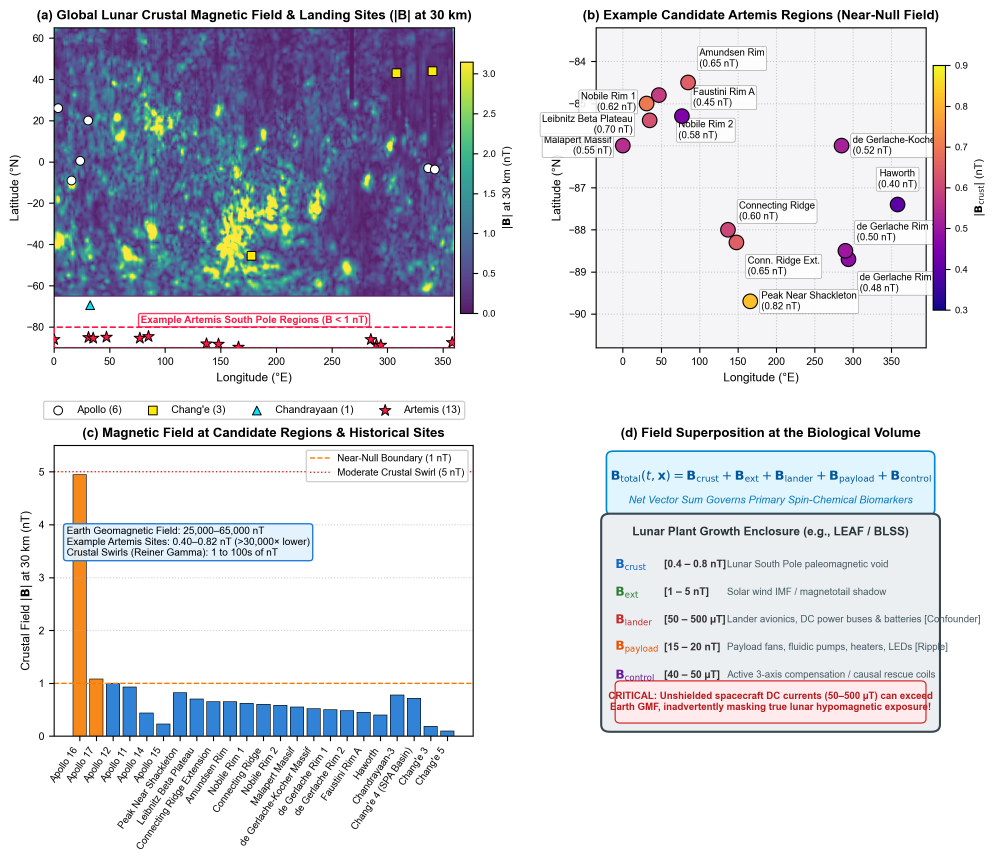
#> input picture figures/Fig1_lunar_magnetic_environment_montage.png, 2987 x 2585 px (shown at 1/3 size)
$ python export_presentation_subpanels.py
#> lines starting #> are read from the running program, lines starting #| are printed output that depends on the picture
#!/usr/bin/env python3
"""
scripts/export_presentation_subpanels.py

Decomposes Figures 1-5 and the Graphical Abstract into 23 standalone,
high-resolution (300 DPI) subpanel images saved to `presentation/assets/subpanels/`.
These individual graphics allow the PowerPoint deck generator (`build_presentation_deck.py`)
to reconstruct each figure montage with fully separable, repositionable components and
native editable typography.

Usage:
    .venv/bin/python scripts/export_presentation_subpanels.py
"""

import os
import sys
from pathlib import Path

# Ensure cache directory is writable
os.environ['MPLCONFIGDIR'] = '/tmp/matplotlib_cache'

import numpy as np
import pandas as pd
import matplotlib as mpl
import matplotlib.pyplot as plt
import matplotlib.patches as patches

mpl.rcParams.update({
    'font.family': 'sans-serif',
    'font.sans-serif': ['Arial', 'Helvetica', 'DejaVu Sans'],
    'font.size': 8.5,
    'axes.labelsize': 9.0,
    'axes.titlesize': 10.0,
    'xtick.labelsize': 8.0,
    'ytick.labelsize': 8.0,
    'legend.fontsize': 8.0,
    'mathtext.fontset': 'dejavusans'
})

REPO_ROOT = Path(__file__).resolve().parent.parent
DATA_DIR = REPO_ROOT / 'data'
OUT_DIR = REPO_ROOT / 'presentation' / 'assets' / 'subpanels'
OUT_DIR.mkdir(parents=True, exist_ok=True)

# ---------------------------------------------------------------------------
# Figure 1 Subpanels
# ---------------------------------------------------------------------------
def export_fig1_subpanels():
    print("Exporting Figure 1 subpanels from master high-res planetary montage...")
    from PIL import Image

    fig1_path = REPO_ROOT / 'figures' / 'Fig1_lunar_magnetic_environment_montage.png'
    if fig1_path.exists():
        im = Image.open(fig1_path)
#> im is the input picture: PIL image 2987x2585 RGBA; mean R, G, B, A 217.7, 218.1, 225, 255
        w, h = im.size
#> w = 2987; h = 2585
        # Fig 1a: Near side (Panel a)
        p_a = im.crop((0, 0, 1300, 1300))
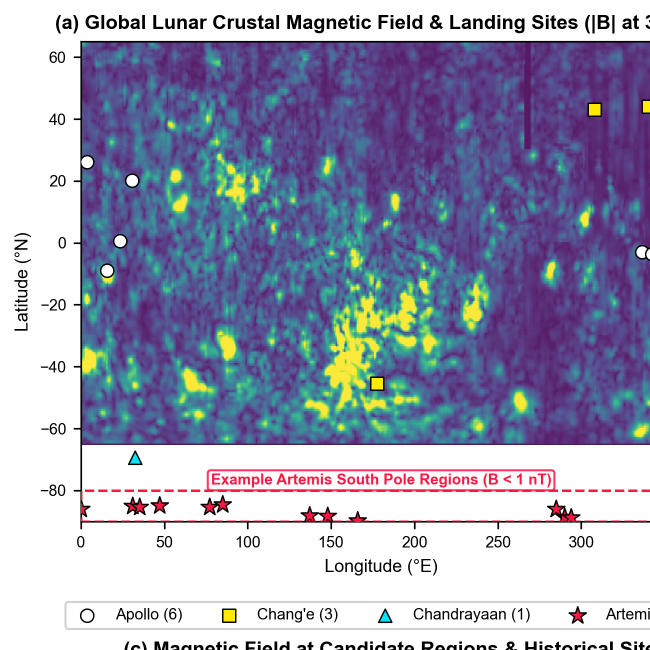
#> p_a: PIL image 1300x1300 RGBA (shown at 1/2 size); mean R, G, B, A 156.7, 157.7, 181.4, 255
        p_a.save(OUT_DIR / 'Fig1a_global_map.png', dpi=(300, 300))

        # Fig 1b: Far side (Panel b)
        p_b = im.crop((1300, 0, w, 1300))
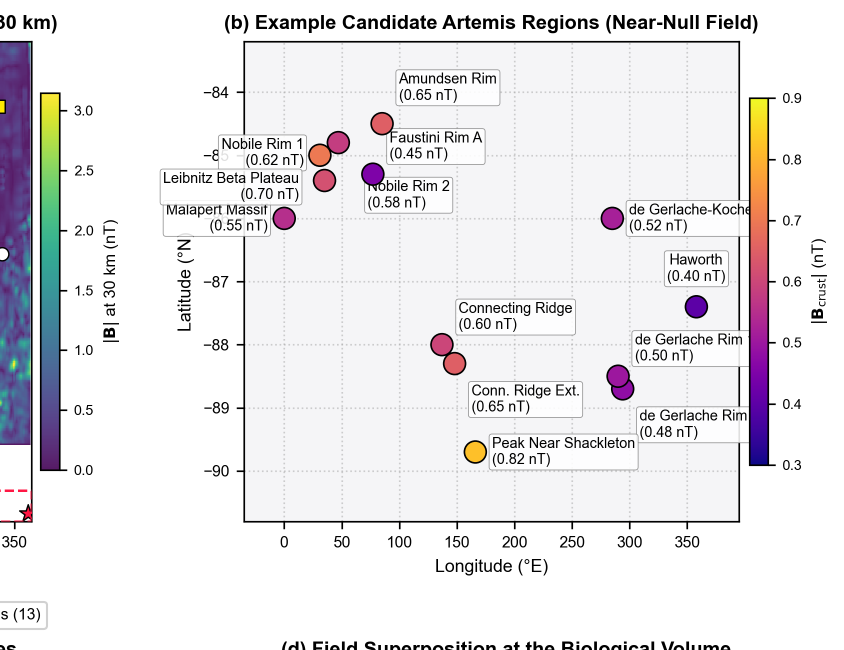
#> p_b: PIL image 1687x1300 RGBA (shown at 1/2 size); mean R, G, B, A 232.8, 231.2, 233.7, 255
        p_b.save(OUT_DIR / 'Fig1b_far_side.png', dpi=(300, 300))

        # Fig 1c: South Pole zoom (Panel c)
        p_c = im.crop((0, 1300, 1300, 2500))
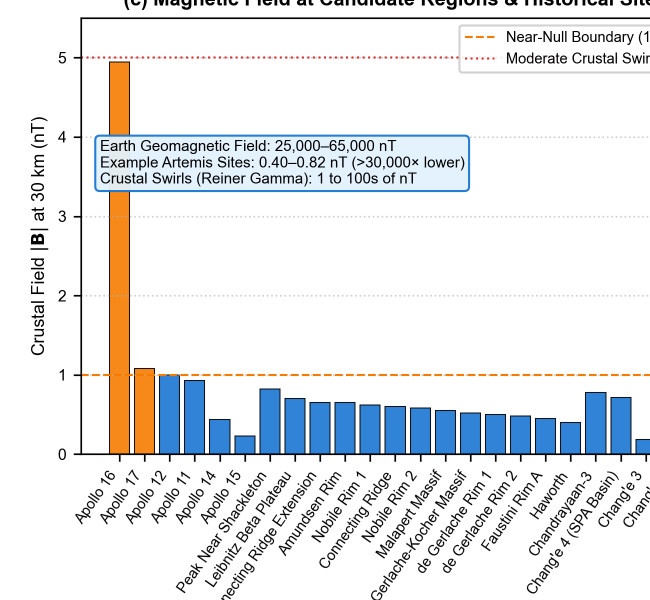
#> p_c: PIL image 1300x1200 RGBA (shown at 1/2 size); mean R, G, B, A 230.5, 232.6, 234.6, 255
        p_c.save(OUT_DIR / 'Fig1b_south_pole_artemis.png', dpi=(300, 300))

        # Fig 1d: Landing catalog bar (Sites 1-28)
        p_d = im.crop((0, 2480, w, h))
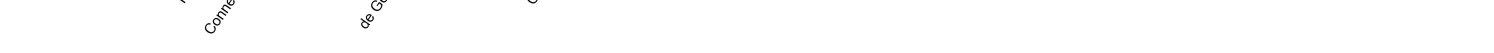
#> p_d: PIL image 2987x105 RGBA (shown at 1/2 size); mean R, G, B, A 254.2, 254.2, 254.2, 255
        p_d.save(OUT_DIR / 'Fig1c_landing_sites_bar.png', dpi=(300, 300))
        print("  • Successfully cropped Fig1a, Fig1b, South Pole, and landing catalog subpanels.")
    else:
        print(f"Warning: {fig1_path} not found for cropping.")

    # Fig 1d: Field Superposition Schematic
    fig, ax = plt.subplots(figsize=(5.6, 4.4), dpi=300)
    ax.axis('off')
    ax.set_xlim(0, 10.5)
    ax.set_ylim(0, 11.2)
    eq_rect = patches.FancyBboxPatch((0.20, 9.05), 10.10, 1.95, boxstyle="round,pad=0.1,rounding_size=0.25",
                                     edgecolor="#0288d1", facecolor="#e1f5fe", lw=1.2)
    ax.add_patch(eq_rect)
    ax.text(5.25, 10.20, r"$\mathbf{B}_{\mathrm{total}}(t, \mathbf{x}) = \mathbf{B}_{\mathrm{crust}} + \mathbf{B}_{\mathrm{ext}} + \mathbf{B}_{\mathrm{lander}} + \mathbf{B}_{\mathrm{payload}} + \mathbf{B}_{\mathrm{control}}$",
            fontsize=8.1, weight='bold', ha='center', va='center', color='#01579b')
    ax.text(5.25, 9.45, "Net Vector Sum Governs Primary Spin-Chemical Biomarkers",
            fontsize=7.2, ha='center', va='center', color='#0277bd', style='italic')

    cham_rect = patches.FancyBboxPatch((0.20, 0.35), 10.10, 8.40, boxstyle="round,pad=0.1,rounding_size=0.25",
                                       edgecolor="#37474f", facecolor="#eceff1", lw=1.4)
    ax.add_patch(cham_rect)
    ax.text(5.25, 8.40, "Lunar Plant Growth Enclosure (e.g., LEAF / BLSS)", weight='bold', fontsize=8.2, ha='center', va='center', color='#263238')
    ax.plot([0.60, 9.90], [8.05, 8.05], color='#b0bec5', lw=0.8, linestyle='--')

    contributions = [
        (r"$\mathbf{B}_{\mathrm{crust}}$", "0.4 – 0.8 nT", "Lunar South Pole paleomagnetic void", "#1565c0"),
        (r"$\mathbf{B}_{\mathrm{ext}}$", "1 – 5 nT", "Solar wind IMF / magnetotail shadow", "#2e7d32"),
        (r"$\mathbf{B}_{\mathrm{lander}}$", "50 – 500 µT", "Lander avionics, DC power buses & batteries [Confounder]", "#c62828"),
        (r"$\mathbf{B}_{\mathrm{payload}}$", "15 – 20 nT", "Payload fans, fluidic pumps, heaters, LEDs [Ripple]", "#e65100"),
        (r"$\mathbf{B}_{\mathrm{control}}$", "40 – 50 µT", "Active 3-axis compensation / causal rescue coils", "#6a1b9a"),
    ]
    y_pos = [7.45, 6.70, 5.95, 5.20, 4.45]
    for (symbol, mag, desc, col), y_val in zip(contributions, y_pos):
        ax.text(0.50, y_val, symbol, fontsize=8.4, weight='bold', color=col, va='center')
        ax.text(1.85, y_val, f"[{mag}]", fontsize=7.4, weight='bold', color='#212121', va='center')
        ax.text(3.55, y_val, desc, fontsize=6.8, color='#455a64', va='center')

    warn_rect = patches.FancyBboxPatch((0.45, 0.60), 9.60, 3.40, boxstyle="round,pad=0.15,rounding_size=0.2",
                                       edgecolor="#d32f2f", facecolor="#ffebee", lw=1.0)
    ax.add_patch(warn_rect)
    ax.text(5.25, 3.55, "CRITICAL: LANDER AVIONICS ARTIFACT RISK",
            fontsize=7.6, weight='bold', ha='center', va='center', color='#b71c1c')
    ax.text(5.25, 2.15, "Unshielded DC currents (50–500 µT) follow a steep 1/r³ falloff and can swamp\nthe ambient null field. Sample-level 3-axis canopy magnetometry (<1 W, 50 g)\nis essential to decouple true lunar hypomagnetic effects from avionics noise.",
            fontsize=6.8, ha='center', va='center', color='#b71c1c', linespacing=1.35)
    plt.tight_layout()
    fig.savefig(OUT_DIR / 'Fig1d_superposition_box.png', dpi=300, bbox_inches='tight')
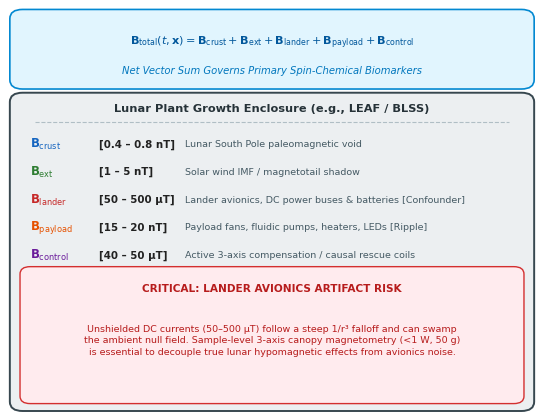
#> figure drawn by matplotlib, 1 panel
    plt.close(fig)

# ---------------------------------------------------------------------------
# Methods Framework Subpanels (Integrative Review Methodology & Flow)
# ---------------------------------------------------------------------------
def export_methods_subpanels():
    print("Exporting Methods framework subpanels...")

    # Helper function for cards
    def draw_card(ax, x, y, w, h, bg_color, border_color, lw=1.2, radius=1.8):
        rect = patches.FancyBboxPatch((x, y), w, h, boxstyle=f"round,pad=0,rounding_size={radius}",
                                      facecolor=bg_color, edgecolor=border_color, lw=lw, zorder=2)
        ax.add_patch(rect)
        return rect

    def draw_down_arrow(ax, x, y_start, y_end, color="#455a64", lw=1.2):
        ax.annotate('', xy=(x, y_end), xytext=(x, y_start),
                    arrowprops=dict(arrowstyle="-|>", color=color, lw=lw, mutation_scale=12),
                    zorder=3)

    # Subpanel (a): Conceptual Framework
    fig, ax = plt.subplots(figsize=(6.2, 5.2), dpi=300)
    ax.axis('off')
    ax.set_xlim(0, 100)
    ax.set_ylim(0, 100)

    # 1. Research Questions Box (Widened to w=95.0, x=2.5 to 97.5)
    draw_card(ax, 2.5, 76, 95.0, 21.5, "#e1f5fe", "#0288d1", lw=1.3)
    ax.text(50, 94.5, "1. RESEARCH QUESTIONS (SANRA GUIDELINES)", weight='bold', fontsize=8.2,
            ha='center', va='center', color="#01579b")
    rq_items = [
        (r"$\mathbf{RQ1:}$", "Planetary surface magnetic vector magnitude & lander superposition"),
        (r"$\mathbf{RQ2:}$", r"0–5 d seedling kinetics: germination capacity, emergence lag ($t_{50}$), biomass"),
        (r"$\mathbf{RQ3:}$", r"Quantum cryptochrome radical pairs & multi-stressor ROS bioenergetics"),
        (r"$\mathbf{RQ4:}$", "Ground simulation standards, hardware power mapping & flight gates"),
    ]
    for (prefix, text), y in zip(rq_items, [90.5, 86.5, 82.5, 78.5]):
        ax.text(5.5, y, f"• {prefix} {text}", fontsize=6.3, ha='left', va='center', color="#0d47a1")

    draw_down_arrow(ax, 50, 76, 71.5)

    # 2. Multi-Disciplinary Data Sources (Widened to w=95.0, x=2.5 to 97.5)
    draw_card(ax, 2.5, 51.5, 95.0, 20.0, "#f3e5f5", "#7b1fa2", lw=1.3)
    ax.text(50, 68.5, "2. MULTI-DISCIPLINARY DATA SOURCES & REPOSITORIES", weight='bold', fontsize=8.2,
            ha='center', va='center', color="#4a148c")
    sources = [
        ("Planetary Geophysics", "Lunar Prospector LP-MAG, Kaguya LMAG & Apollo vector grids (PDS/JAXA)"),
        ("Plant Space Biology", "Audited literature corpus across PubMed, Web of Science, Scopus & Europe PMC"),
        ("Quantum Biology", "Quantum Biology Atlas (QBM-06) enzymatic & cryptochrome spin-chemical models"),
        ("Spaceflight Multi-Omics", "NASA OSDR (OSD-782, OSD-8, OSD-27) & Astronaut Omics Consortium profiles"),
    ]
    for (category, desc), y in zip(sources, [64.5, 60.5, 56.5, 52.5]):
        ax.text(5.5, y, f"• {category}:", weight='bold', fontsize=6.2, ha='left', va='center', color="#4a148c")
        ax.text(30.0, y, desc, fontsize=5.9, ha='left', va='center', color="#37474f")

    draw_down_arrow(ax, 50, 51.5, 47.0)

    # 3. Selection & Screening Criteria (Widened to w=95.0, x=2.5 to 97.5)
    draw_card(ax, 2.5, 28.5, 95.0, 18.5, "#fff8e1", "#f57c00", lw=1.3)
    ax.text(50, 44.0, "3. SELECTION & SCOPING CRITERIA", weight='bold', fontsize=8.2,
            ha='center', va='center', color="#e65100")

    ax.text(6.5, 40.0, "[ INCLUSION CRITERIA ]", weight='bold', fontsize=6.6, color="#2e7d32")
    inc_items = [
        r"(+) Near-null field exposure ($|\mathbf{B}| < 5\ \mu\text{T}$)",
        "(+) 0–5 day seedling developmental stages",
        "(+) Empirical kinetics, pigment, or omics",
        "(+) Calibrated planetary & orbital datasets",
    ]
    for text, y in zip(inc_items, [36.5, 33.5, 30.5, 27.5]):
        ax.text(6.5, y + 2.0, text, fontsize=6.1, color="#1b5e20", va='center')

    ax.text(52, 40.0, "[ EXCLUSION CRITERIA ]", weight='bold', fontsize=6.6, color="#c62828")
    exc_items = [
        r"(-) High static fields ($|\mathbf{B}| > 1\text{ mT}$, e.g. MRI)",
        "(-) Post-Day 14 whole-life without early data",
        "(-) Animal-only models without bioenergetics",
        "(-) Unshielded controls lacking ambient logs",
    ]
    for text, y in zip(exc_items, [36.5, 33.5, 30.5, 27.5]):
        ax.text(52, y + 2.0, text, fontsize=6.1, color="#b71c1c", va='center')

    draw_down_arrow(ax, 50, 28.5, 24.0)

    # 4. Multi-Scale Thematic Synthesis (Widened to w=95.0, x=2.5 to 97.5)
    draw_card(ax, 2.5, 2.0, 95.0, 22.0, "#e8f5e9", "#2e7d32", lw=1.4)
    ax.text(50, 21.0, "4. MULTI-SCALE THEMATIC SYNTHESIS (5 DOMAINS)", weight='bold', fontsize=8.2,
            ha='center', va='center', color="#1b5e20")
    domains = [
        ("D1: Lunar Environment", "Ambient South Pole void (<0.82 nT) & lander avionics vector superposition"),
        ("D2: Seedling Kinetics", "First 5 days: germination delay, +16 h emergence lag, -28.5% Day 5 biomass"),
        ("D3: Quantum Biology", "Cryptochrome radical pairs, spin dynamics & mitochondrial electron leakage"),
        ("D4: Multi-Stressor Nexus", "Exploration atmosphere (elevated CO2, 34% O2) & radiation overlap (AOX1D)"),
        ("D5: Risk Retirement", "3-chamber simulation standards, hardware power mapping & decision matrix"),
    ]
    for (d_title, d_desc), y in zip(domains, [17.5, 14.0, 10.5, 7.0, 3.5]):
        ax.text(5.5, y, d_title + ":", weight='bold', fontsize=6.2, ha='left', va='center', color="#1b5e20")
        ax.text(30.0, y, d_desc, fontsize=5.9, ha='left', va='center', color="#263238")

    plt.tight_layout()
    fig.savefig(OUT_DIR / 'Fig2a_methods_conceptual_framework.png', dpi=300, bbox_inches='tight')
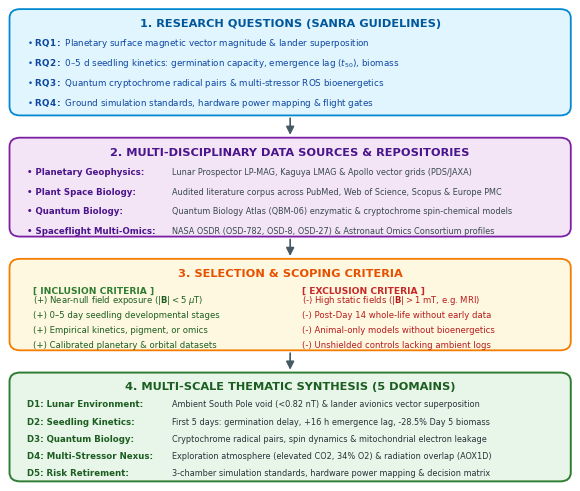
#> figure drawn by matplotlib, 1 panel
    plt.close(fig)

    # Subpanel (b): PRISMA / SANRA Flow
    fig, ax = plt.subplots(figsize=(6.2, 5.2), dpi=300)
    ax.axis('off')
    ax.set_xlim(0, 100)
    ax.set_ylim(0, 100)

    # Slimmer Identification tags on left (w=8.5, x=1.0 to 9.5)
    draw_card(ax, 1.0, 89, 8.5, 8, "#e0e0e0", "#757575", lw=0.8, radius=1.0)
    ax.text(5.25, 93, "IDENTIFY", weight='bold', fontsize=5.8, ha='center', va='center', color="#424242", rotation=90)

    # Widened cards: w=42.5 each (x=12.5 to 55.0 and x=56.5 to 99.0)
    draw_card(ax, 12.5, 86, 42.5, 13.5, "#e3f2fd", "#1976d2", lw=1.1)
    ax.text(33.75, 96.5, "DATABASE RECORDS", weight='bold', fontsize=7.4, ha='center', va='center', color="#0d47a1")
    ax.text(33.75, 93.0, "PubMed: n = 542   |   Web of Science: n = 418\nScopus / Europe PMC: n = 286\nNASA OSDR Repository Queries: n = 182",
            fontsize=5.9, ha='center', va='center', color="#263238")
    ax.text(33.75, 88.0, "Total Records: n = 1,428", weight='bold', fontsize=6.8, ha='center', va='center', color="#1565c0")

    draw_card(ax, 56.5, 86, 42.5, 13.5, "#f3e5f5", "#7b1fa2", lw=1.1)
    ax.text(77.75, 96.5, "PUBLIC DATASETS", weight='bold', fontsize=7.4, ha='center', va='center', color="#4a148c")
    ax.text(77.75, 93.0, "NASA OSDR: OSD-782, OSD-8, OSD-27 (n=3)\nNASA PDS / SELENE Lunar Mag Grid (n=1)\nQuantum Biology Atlas QBM-06 (n=1)\nAstronaut Multi-Omics Consortium (n=1)",
            fontsize=5.9, ha='center', va='center', color="#263238")
    ax.text(77.75, 88.0, "Total Datasets: n = 6", weight='bold', fontsize=6.8, ha='center', va='center', color="#6a1b9a")

    # Screening
    draw_card(ax, 1.0, 64, 8.5, 17, "#e0e0e0", "#757575", lw=0.8, radius=1.0)
    ax.text(5.25, 72.5, "SCREEN", weight='bold', fontsize=5.8, ha='center', va='center', color="#424242", rotation=90)

    ax.annotate('', xy=(33.75, 81), xytext=(33.75, 86), arrowprops=dict(arrowstyle="-|>", color="#37474f", lw=1.1))
    ax.annotate('', xy=(33.75, 81), xytext=(77.75, 86), arrowprops=dict(arrowstyle="-|>", color="#37474f", lw=1.1, connectionstyle="angle,angleA=0,angleB=90,rad=3"))

    draw_card(ax, 12.5, 65, 42.5, 15.5, "#fffde7", "#fbc02d", lw=1.1)
    ax.text(33.75, 77.5, "RECORDS SCREENED", weight='bold', fontsize=7.4, ha='center', va='center', color="#f57f17")
    ax.text(33.75, 72.8, "Duplicates Removed:\nn = 512 records\n\nTitle & Abstract Screening:\nn = 916 unique records",
            fontsize=6.2, ha='center', va='center', color="#37474f")

    draw_card(ax, 56.5, 65, 42.5, 15.5, "#ffebee", "#e53935", lw=1.1)
    ax.text(77.75, 77.5, "RECORDS EXCLUDED (n = 701)", weight='bold', fontsize=7.2, ha='center', va='center', color="#c62828")
    ax.text(77.75, 72.0, "• Static high-field / MRI (>1 mT): n = 314\n• Animal / clinical (no overlap): n = 228\n• Whole-life lacking 0–5 d: n = 159",
              fontsize=6.1, ha='center', va='center', color="#b71c1c")

    ax.annotate('', xy=(56.5, 72.5), xytext=(55.0, 72.5), arrowprops=dict(arrowstyle="-|>", color="#e53935", lw=1.1))

    # Eligibility
    draw_card(ax, 1.0, 41, 8.5, 17, "#e0e0e0", "#757575", lw=0.8, radius=1.0)
    ax.text(5.25, 49.5, "ELIGIBLE", weight='bold', fontsize=5.8, ha='center', va='center', color="#424242", rotation=90)

    draw_down_arrow(ax, 33.75, 65, 58)

    draw_card(ax, 12.5, 42, 42.5, 15.5, "#e0f2f1", "#00897b", lw=1.1)
    ax.text(33.75, 54.5, "FULL-TEXT ASSESSED", weight='bold', fontsize=7.4, ha='center', va='center', color="#004d40")
    ax.text(33.75, 48.8, "Full-Text Articles Assessed:\nn = 215 articles\n\nEvaluated against magnetic\nshielding & 0–5 d phenotypes",
            fontsize=6.2, ha='center', va='center', color="#004d40")

    draw_card(ax, 56.5, 42, 42.5, 15.5, "#ffebee", "#e53935", lw=1.1)
    ax.text(77.75, 54.5, "FULL-TEXT EXCLUDED (n = 135)", weight='bold', fontsize=7.2, ha='center', va='center', color="#c62828")
    ax.text(77.75, 48.8, "• Missing magnetic field logs: n = 64\n• Incomplete gas/light metrics: n = 43\n• Unshielded DC confounders: n = 28",
              fontsize=6.1, ha='center', va='center', color="#b71c1c")

    ax.annotate('', xy=(56.5, 49.5), xytext=(55.0, 49.5), arrowprops=dict(arrowstyle="-|>", color="#e53935", lw=1.1))

    # Synthesis (Widened to w=86.5, x=12.5 to 99.0)
    draw_card(ax, 1.0, 3, 8.5, 33, "#e0e0e0", "#757575", lw=0.8, radius=1.0)
    ax.text(5.25, 19.5, "INCLUDED", weight='bold', fontsize=5.8, ha='center', va='center', color="#424242", rotation=90)

    draw_down_arrow(ax, 33.75, 42, 36)

    draw_card(ax, 12.5, 3.5, 86.5, 32.0, "#e8f5e9", "#2e7d32", lw=1.5)
    ax.text(55.75, 32.5, "SYNTHESIZED REVIEW CORPUS & COMPUTATIONAL ARTIFACTS",
            weight='bold', fontsize=7.6, ha='center', va='center', color="#1b5e20")

    # 2 Sub-boxes inside included (w=40.0 each, x=15.0 and x=57.0)
    draw_card(ax, 15.0, 14.5, 40.0, 15.5, "#ffffff", "#4caf50", lw=1.0, radius=1.2)
    ax.text(35.0, 27.0, "80 AUDITED STUDIES", weight='bold', fontsize=7.2, ha='center', va='center', color="#1b5e20")
    ax.text(35.0, 21.0, "Curated in Supplemental Table S1\nDetailed by author, year, field (nT),\nmodel species, and biological endpoints",
            fontsize=5.9, ha='center', va='center', color="#263238")

    draw_card(ax, 57.0, 14.5, 40.0, 15.5, "#ffffff", "#4caf50", lw=1.0, radius=1.2)
    ax.text(77.0, 27.0, "6 PRIMARY DATASETS", weight='bold', fontsize=7.2, ha='center', va='center', color="#1b5e20")
    ax.text(77.0, 21.0, "Curated in Supplemental Table S2\nNASA OSDR-782, OSD-8, OSD-27;\nPDS/SELENE; QBM-06; Astronaut Omics",
            fontsize=5.9, ha='center', va='center', color="#263238")

    # Open source package footer callout (w=82.0, x=15.0 to 97.0)
    draw_card(ax, 15.0, 5.0, 82.0, 7.5, "#f1f8e9", "#33691e", lw=0.9, radius=1.0)
    ax.text(56.0, 8.8, "Open-Source Analytical Package: dr-richard-barker/NMF_review (GitHub & Zenodo)",
              weight='bold', fontsize=6.3, ha='center', va='center', color="#33691e")

    plt.tight_layout()
    fig.savefig(OUT_DIR / 'Fig2b_methods_prisma_flow.png', dpi=300, bbox_inches='tight')
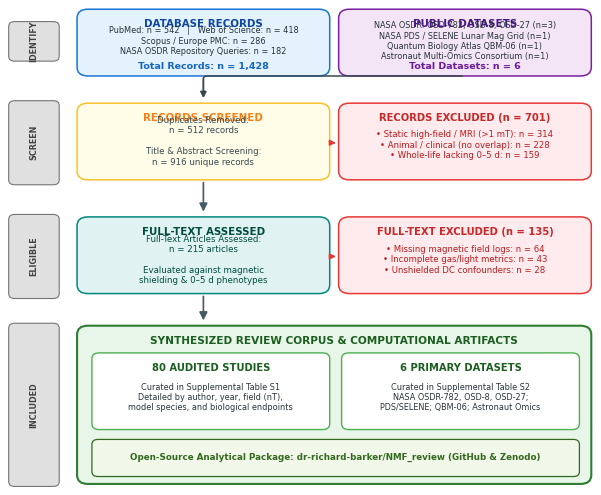
#> figure drawn by matplotlib, 1 panel
    plt.close(fig)

# ---------------------------------------------------------------------------
# Figure 2 Subpanels
# ---------------------------------------------------------------------------
def export_fig2_subpanels():
    print("Exporting Figure 2 subpanels...")
#> (the run stopped early here; a loop or call above may not have finished)
